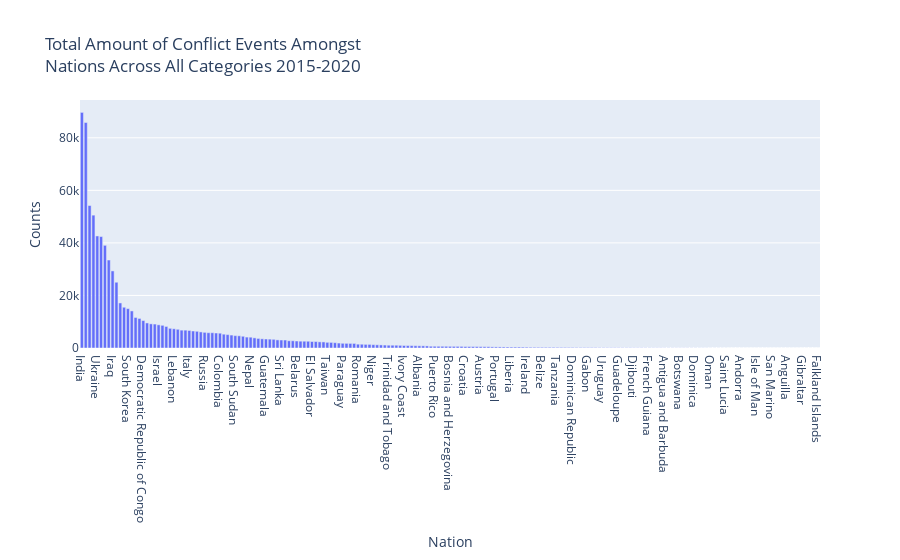

The notebook cell saved with this chart:
### Code cell
acled_conflict_countries = px.bar(acled_countries,x='country',y='count',
title='Total Amount of Conflict Events Amongst<br>Nations Across All Categories 2015-2020',labels={'country':'Nation','count':'Counts'})
acled_conflict_countries.show()

### Figure 1 — Plotly figure (JSON) as saved in the notebook; plotly's stock layout.template omitted (floating-point values rounded to 4 significant figures; data arrays with more than 128 entries replaced by an {"elided": "..."} marker saying what was removed)
{"data": [{"alignmentgroup": "True", "hovertemplate": "Nation=%{x}<br>Counts=%{y}<extra></extra>", "legendgroup": "", "marker": {"color": "#636efa"}, "name": "", "offsetgroup": "", "orientation": "v", "showlegend": false, "textposition": "auto", "type": "bar", "x": {"elided": "193 str values"}, "xaxis": "x", "y": {"elided": "193 int values"}, "yaxis": "y"}], "layout": {"barmode": "relative", "legend": {"tracegroupgap": 0}, "title": {"text": "Total Amount of Conflict Events Amongst<br>Nations Across All Categories 2015-2020"}, "xaxis": {"anchor": "y", "domain": [0, 1], "title": {"text": "Nation"}}, "yaxis": {"anchor": "x", "domain": [0, 1], "title": {"text": "Counts"}}}}
